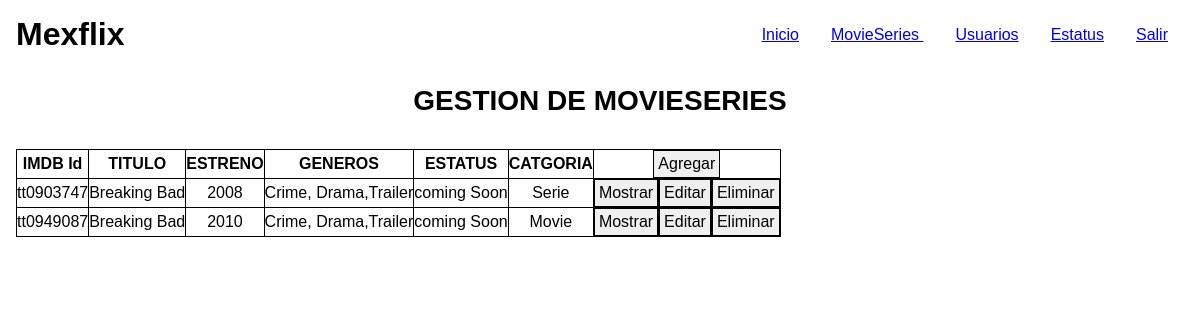
The page /movieseries (signed in) on the database as committed earlier.
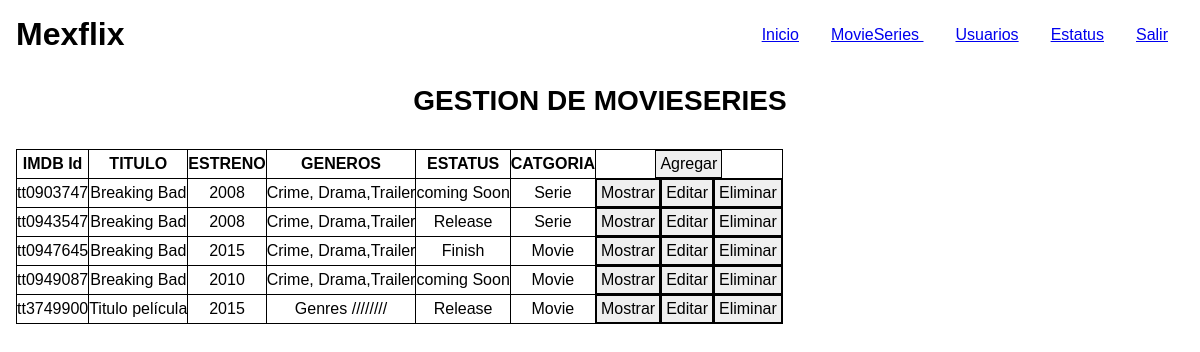
The same page on the database as committed later.
### tables this page shows
CREATE TABLE movieseries
(  
  imdb_id CHAR(9) PRIMARY KEY,  
  title VARCHAR(80) NOT NULL,
  plott TEXT NULL,
  author VARCHAR(100) DEFAULT 'Pending',
  actors VARCHAR(100) DEFAULT 'Pending',
  country VARCHAR(100) DEFAULT 'Unknown',
  premiere YEAR(4) NOT NULL,
  poster VARCHAR(150) DEFAULT 'no-poster.jpg',
  trailer VARCHAR(150) DEFAULT 'no-trailer.jpg',
  rating DECIMAL(2,1),
  genres VARCHAR(50) NOT NULL,
  estatus INTEGER UNSIGNED NOT NULL,
  category ENUM('Movie','Serie') NOT NULL,
   
  FULLTEXT KEY search (title, author, actors, genres), 
   
  FOREIGN KEY (estatus) REFERENCES estatus(estatus_id) ON DELETE RESTRICT ON UPDATE CASCADE
   
);

CREATE TABLE estatus
(
  estatus_id INTEGER UNSIGNED PRIMARY KEY AUTO_INCREMENT,
  estatus VARCHAR(20) NOT NULL
);

### Controllers/ViewControllers.php (called while the page is built, shortened)
<?php
  class ViewControllers
  {
    private static $view_path = './views/';
    public function load_view($view)
    {
      require_once(self::$view_path. 'header.php');
      require_once(self::$view_path. $view. '.php');
      require_once(self::$view_path. 'footer.php');
    }
  }
?>

### index.php (called while the page is built, shortened)
<?php
  require_once('./controllers/Autoload.php');
  $route = isset($_GET['r'] ) ? $_GET['r']:'home' ;
  $mexflix = new Router($route);
?>

### Controllers/Autoload.php (called while the page is built, shortened)
<?php
  class Autoload
  {
    public function __construct()
    {
      spl_autoload_register(function($class_name){
        $models_path = './models/'.$class_name.'.php';
        $controllers_path = './controllers/'.$class_name.'.php';
      } );
    }
  }
?>

### Controllers/MovieseriesController.php (called while the page is built, shortened)
<?php
  class MovieSeriesController
  {
    private $model;
    public function __construct()
    {
      $this->model = new MovieSeriesModel();
    }
    public function get($ms_id = '')
    {
      return $this->model->get($ms_id);
    }
  }
?>

### Models/Model.php (called while the page is built, shortened)
<?php
abstract class Model
{
  private static $db_host = 'localhost';
  private static $db_user = 'root';
  private static $db_pass = '';
  private static $db_name = 'mexflix';
  private static $db_charset = 'utf8';
  private $conn;
  protected $query;
  protected $rows = array();
  private function db_open()
  {
    $this->conn = new mysqli(
      self::$db_host,
      self::$db_user,
      self::$db_pass,
      self::$db_name);
      $this->conn->set_charset(self::$db_charset);
  }
  protected function get_query()
  {
    $result = $this->conn->query($this->query);
    while ($this->rows[] = $result->fetch_assoc() );
    return array_pop($this->rows);
  }
}
?>

### Models/MovieSeriesModel.php (called while the page is built, shortened)
<?php
  class MovieSeriesModel extends Model
  {
   public function get($ms = '')
   {
      $this->query = ($ms != '' )?
      "SELECT ms.imdb_id,ms.title,ms.plott,ms.author,ms.actors,ms.country,ms.premiere,ms.poster,ms.trailer,ms.rating,ms.genres,s.estatus,ms.category
        FROM movieseries AS ms INNER JOIN estatus AS s
        ON ms.estatus = s.estatus_id WHERE ms.imdb_id = '$ms'":
      "SELECT ms.imdb_id,ms.title,ms.plott,ms.author,ms.actors,ms.country,ms.premiere,ms.poster,ms.trailer,ms.rating,ms.genres,s.estatus,ms.category
        FROM movieseries AS ms INNER JOIN estatus AS s
        ON ms.estatus = s.estatus_id";
      $this->get_query();
      $datos = array();
      foreach ($this->rows as $nombreCampo => $contenidoCampo)
      {
        array_push($datos,$contenidoCampo);
      }
      return $datos;
   }
  }
?>

### Views/movieseries.php (the view)
<?php
  print('<h2 class="p1">GESTION DE MOVIESERIES</h2>');
  $ms_controller = new MovieSeriesController();
  $ms = $ms_controller->get();
  if (empty($ms))
  {
    print('
      <div class = "container">
        <p class = "item error" >NO hay MovieSeries</p>
      </div>');
  }
  else
  {
    $template_ms = '
      <div class = "item">
        <table>
          <tr>
            <th>IMDB Id</th>
            <th>TITULO</th>
            <th>ESTRENO</th>
            <th>GENEROS</th>
            <th>ESTATUS</th>
            <th>CATGORIA</th>
            <th colspan="3">
              <form method ="POST">
                <input type ="hidden" name = "r" value ="movieseries-add">
                 <input class ="button add" type = "submit" value ="Agregar">
              </form>
            </th>
          </tr>';
      for ($n=0;$n < count($ms); $n++)
      {
        $template_ms .= '
          <tr>
            <td>'.$ms[$n]['imdb_id'].'</td>
            <td>'.$ms[$n]['title'].'</td>
            <td>'.$ms[$n]['premiere'].'</td>
            <td>'.$ms[$n]['genres'].'</td>
            <td>'.$ms[$n]['estatus'].'</td>
            <td>'.$ms[$n]['category'].'</td>
            <td>
              <form method ="POST">
                <input type ="hidden" name = "r" value ="movieseries-show">
                <input type ="hidden" name = "imdb_id" value ="'.$ms[$n]['imdb_id'].'">
                <input class ="button show" type = "submit" value ="Mostrar">
              </form>
            </td>
            <td>
              <form method ="POST">
                <input type ="hidden" name = "r" value ="movieseries-edit">
                <input type ="hidden" name = "imdb_id" value ="'.$ms[$n]['imdb_id'].'">
                <input class ="button edit" type = "submit" value ="Editar">
              </form>
            </td>
            <td>
              <form method ="POST">
                <input type ="hidden" name = "r" value ="movieseries-delete">
                <input type ="hidden" name = "imdb_id" value ="'.$ms[$n]['imdb_id'].'">
                <input class ="button delete" type = "submit" value ="Eliminar">
              </form>
            </td>
          </tr>
          ';
      }
      $template_ms .= '
        </table>
      </div>
    ';
    print($template_ms);
  }
?>

Rows that differ between the two databases and show on the page:
now on this page (row unchanged): movieseries: imdb_id "tt0943547", title "Breaking Bad", premiere "2008", genres "Crime, Drama,Trailer", estatus.estatus "Release", category "Serie"
added movieseries: imdb_id "tt0947645", title "Breaking Bad", premiere "2015", genres "Crime, Drama,Trailer", estatus.estatus "Finish", category "Movie"
now on this page (row unchanged): movieseries: imdb_id "tt3749900", title "Titulo película", premiere "2015", genres "Genres ////////", estatus.estatus "Release", category "Movie"
